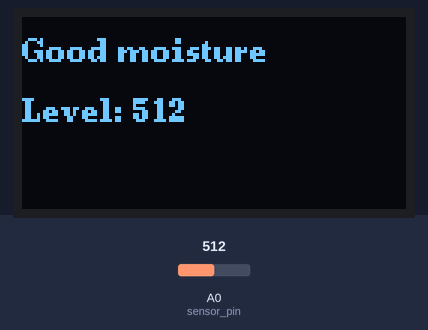
Recording of a sketch running on a simulated Arduino Uno, built with avr-gcc and run on an emulated ATmega328P. On the bench: 128×64 one-colour display. The inputs (shaded band) are chosen by the test bench; at power-on: A0 (sensor_pin) = 512.

Above: at 1.8 s.
1.9 s: A0 (sensor_pin) set to 534
At 3.3 s:
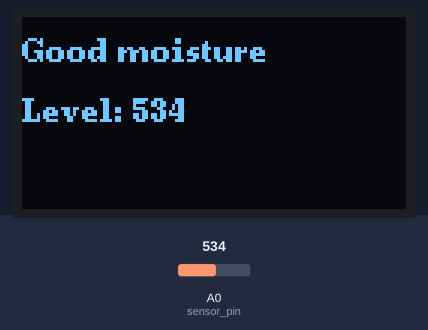
3.6 s: A0 (sensor_pin) set to 560
At 5.3 s:
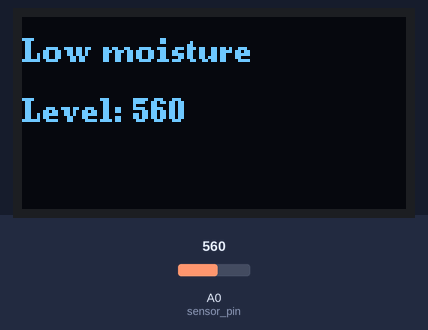
5.8 s: A0 (sensor_pin) set to 693
At 7.3 s:
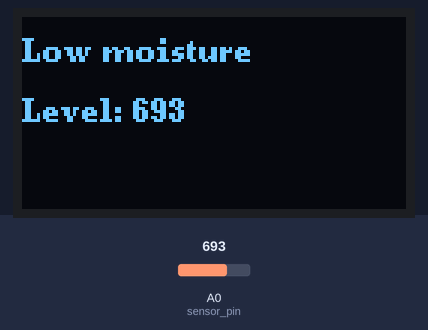
7.9 s: A0 (sensor_pin) set to 717
At 9.1 s:
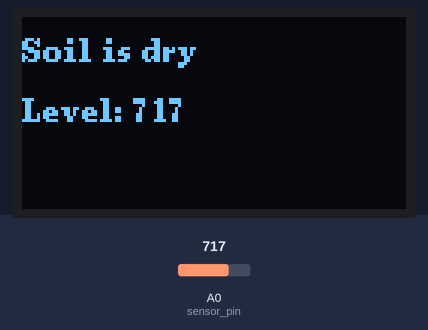
Timing chart, 0 to 10.9 s (numbered marks = the images above; inputs shaded):
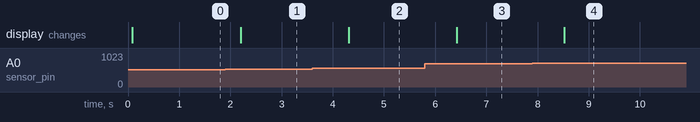

The sketch:

Soil_Moisture_Logger.ino
```cpp
#include <Wire.h>
#include <U8g2lib.h>

// Initialize OLED display (Check your OLED address: 0x3C or 0x3D)
U8G2_SSD1306_128X64_NONAME_F_SW_I2C u8g2(U8G2_R0, /* clock=*/ A5, /* data=*/ A4, /* reset=*/ U8X8_PIN_NONE);

int sensor_pin = A0;

void setup() {
  u8g2.begin();  // Start OLED
  pinMode(sensor_pin, INPUT);
}

void loop() {
  int sensor_data = analogRead(sensor_pin);

  // Clear OLED screen
  u8g2.clearBuffer();

  // Set font
  u8g2.setFont(u8g2_font_ncenB08_tr);

  // Display moisture status
  u8g2.setCursor(0, 15);
  if (sensor_data >= 0 && sensor_data < 550) {
    u8g2.print("Good moisture");
  }
  else if (sensor_data >= 550 && sensor_data < 700) {
    u8g2.print("Low moisture");
  }
  else {
    u8g2.print("Soil is dry");
  }

  // Display sensor value
  u8g2.setCursor(0, 35);
  u8g2.print("Level: ");
  u8g2.print(sensor_data);

  // Send data to display
  u8g2.sendBuffer();

  delay(1000); // 1-second delay
}
```

Measured:
- the behaviour switches between 549 and 550 on A0 (sensor_pin) (found by bisection; images 1 and 2)
- the behaviour switches between 699 and 700 on A0 (sensor_pin) (found by bisection; images 3 and 4)
- after the input at 1.9 s, the display: changes after 0.30 s (image 1)
- after the input at 3.6 s, the display: changes after 0.71 s (image 2)
- after the input at 5.8 s, the display: changes after 0.62 s (image 3)
- after the input at 7.9 s, the display: changes after 0.62 s (image 4)
